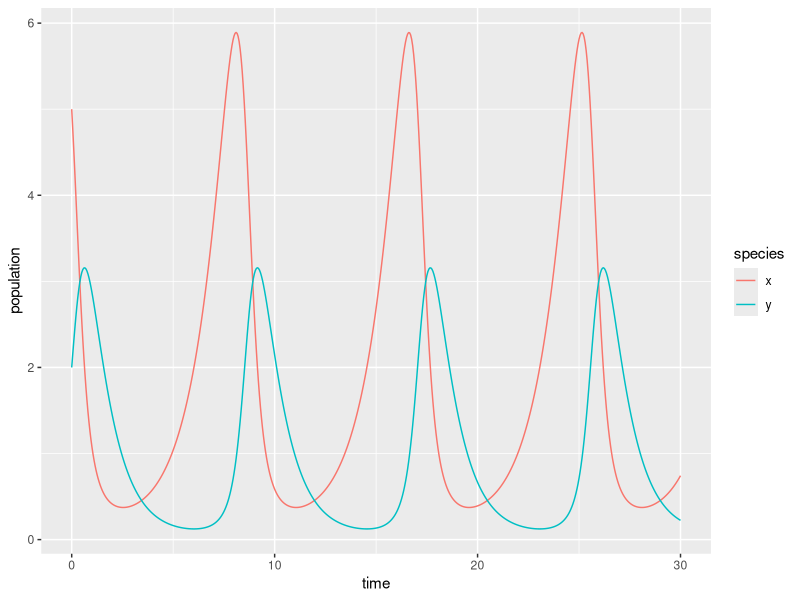

Write the R code that produced this figure.
## ---- chunk 1
knitr::opts_chunk$set(echo = TRUE)
library(tidyverse)
library(deSolve)
library(kableExtra)
## ---- chunk 2
# Create a sequence of times (days): 
time <- seq(0, 30, by = 0.05)

# Set some parameter values (these can change - keep it in mind):
parameters <- c(alpha = .75, beta = 0.8, delta = 0.5, gamma = 1)

# Set the initial condition (prey and predator populations at t = 0).
# Recall: x = prey, y = predator
init_cond <- c(x = 5, y = 2)

# Prepare the series of differential equations as a function: 
lk_equations <- function(time, init_cond, parameters) {
  with(as.list(c(init_cond, parameters)), {
    dxdt = alpha * x - beta * x * y
    dydt = delta * x * y - gamma * y
    return(list(c(dxdt, dydt)))
  })
}

# Find the approximate the solution using `deSolve::ode()`:
approx_lk <- ode(y = init_cond, times = time, func = lk_equations, parms = parameters)

# Check the class: 
class(approx_lk)

# We really want this to be a data frame, and we want both prey (x) and predator (y) to be in the same column -- we'll learn why in EDS 221 (tidy data)
approx_lk_df <- data.frame(approx_lk) %>% 
  pivot_longer(cols = c(x,y), names_to = "species", values_to = "population")

# Plot it! 
ggplot(data = approx_lk_df, aes(x = time, y = population)) +
  geom_line(aes(color = species))
